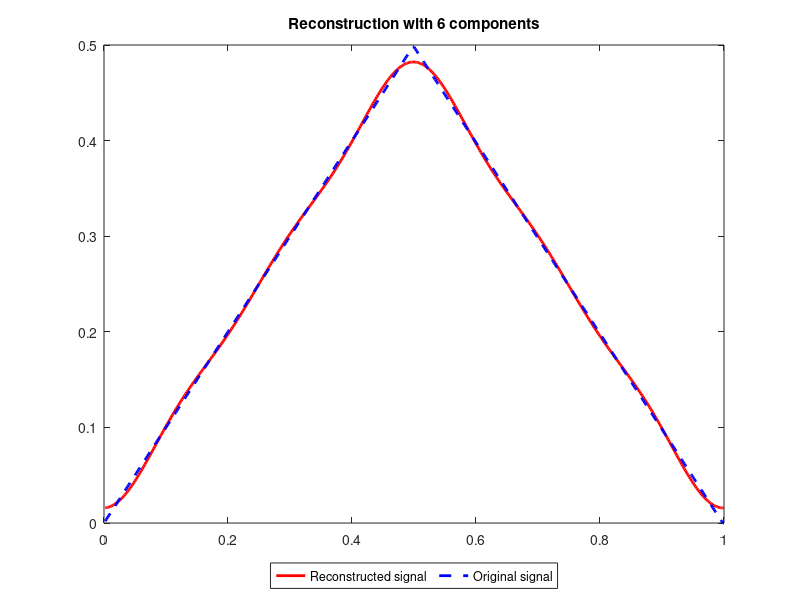

This chart was generated by the following MATLAB code:
close all; clear variables; clc;

fs = 500; % Sampling frequency
Tt = 1; % Total time
N = Tt*fs; % Determine N
f1 = 1/Tt; % Fundamental frequency
t = (1:N)/fs; % Time vector
x = zeros(1,N); 
x(1:N/2) = t(1:N/2); 
x(N/2:end-1) = 0.5 - t(1:N/2); % Construct waveform
% Fourier decomposition
a0 = 2*mean(x); % Calculate a(0)

for m = 1:6
 f(m) = m*f1; % Sinusoidal frequencies
 a= (2/N)*sum(x.*cos(2*pi*f(m)*t)); % Cosine coeff
 b = (2/N)*sum(x.*sin(2*pi*f(m)*t)); % Sine coeff
 X_mag(m) = sqrt(a^2 + b^2); % Magnitude spectrum
 X_phase(m) = -atan2(b,a); % Phase spectrum
end
x6 = zeros(1,N); % Reconstruct waveform with 6 components
for m = 1:6
 x6 = x6 + X_mag(m)*cos(2*pi*f(m)*t + X_phase(m)); % Eq. 3.15
end
x6 = x6 + a0/2; % Add in DC term
plot(t,x6,'r','DisplayName','Reconstructed signal','Linewidth',2); hold on;
plot(t,x,'b--','DisplayName','Original signal','Linewidth',2); % Plot reconstructed and original waveform
legend('Orientation','horizontal','Box','on','Location','southoutside')
title('Reconstruction with 6 components')
saveas(gcf,sprintf('%s.png',mfilename))
